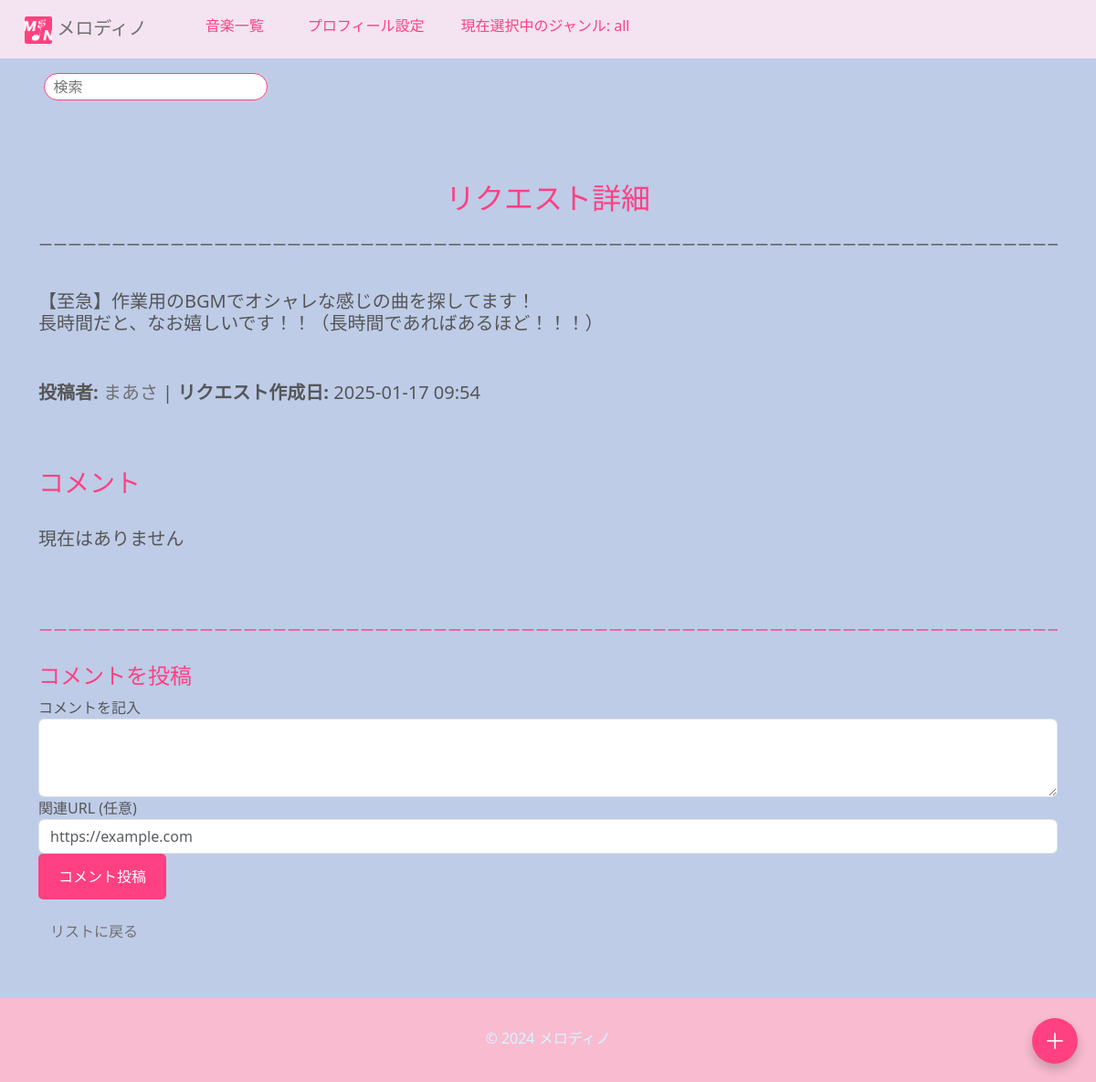
/requests/13/ (signed in), run on the app's committed database.
### ongaku/models.py (models this page shows, shortened)
class Request(models.Model):
    title = models.CharField(max_length=100, default="タイトルを記入してください", verbose_name="タイトル")
    user = models.ForeignKey(User, on_delete=models.CASCADE, verbose_name="ユーザー")  # リクエストをしたユーザー
    description = models.TextField(verbose_name="詳細")
    created_at = models.DateTimeField(default=timezone.now, verbose_name="作成日時")
    text = models.TextField(max_length=100, verbose_name="テキスト")

class UserProfile(models.Model):
    user = models.OneToOneField(User, on_delete=models.CASCADE, verbose_name="ユーザー")
    songs = models.ManyToManyField(Ongaku, verbose_name="作った曲")  # ユーザーが作成した曲の関連
    display_name = models.CharField(max_length=100, unique=True, blank=True, null=True, verbose_name="表示名")
    bio = models.TextField(blank=True, null=True, verbose_name="自己紹介文")  # 自己紹介
    profile_picture = models.ImageField(upload_to='profile_pictures/', blank=True, null=True, verbose_name="アイコン")
    youtube_url = models.URLField(blank=True, null=True, verbose_name="YouTube")  # YouTube URL
    twitter_url = models.URLField(blank=True, null=True, verbose_name="x(Twitter)")  # Twitter URL

### ongaku/views.py (the view)
# urls.py: path('requests/<int:request_id>/', views.request_detail, name='request_detail'),
@login_required
def request_detail(request, request_id):
    req = get_object_or_404(Request, id=request_id)
    comments = req.comments.all()  # このリクエストに関連するコメントを取得
    if request.method == 'POST':
        form = CommentForm(request.POST)
        if form.is_valid():
            new_comment = form.save(commit=False)
            new_comment.request = req  # コメントをリクエストに紐づける
            new_comment.user = request.user  # コメントの投稿者を現在のユーザーに設定
            new_comment.save()
            return redirect('request_detail', request_id=req.id)  # コメント投稿後にリクエスト詳細ページにリダイレクト
    else:
        form = CommentForm()
    return render(request, 'ongaku/request_detail.html', {
        'request': req,  # テンプレート変数名を修正
        'comments': comments,
        'form': form,
    })

### ongaku/forms.py
class CommentForm(forms.ModelForm):
    class Meta:
        model = Comment
        fields = ['text', 'url']
        widgets = {
            'text': forms.Textarea(attrs={'rows': 3, 'placeholder': 'コメントを入力...'}),
        }
        text = forms.CharField(widget=forms.Textarea(attrs={'placeholder': 'コメントを入力してください...'}))

### ongaku/templates/ongaku/request_detail.html (shortened to what this page needs)
{% extends 'base.html' %}
{% block content %}
<div class="container mt-5">
    <h2 style="text-align: center;">リクエスト詳細</h2>
    <div style="margin-top: -20px;">
        <p class="responsive-line">ーーーーーーーーーーーーーーーーーーーーーーーーーーーーーーーーーーーーーーーーーーーーーーーーーーーーーーーーーーーーーーーーーーーーーーーーーーーーーーーーーーーーーーーーーーーーーーーーーーーーーーーーーーーーーーーーーーーーーーーーーーーーーーーーーーーーーーーーーーーーーーーーーーーーーーーー</p>
    </div>
    <h5 style="white-space: pre-line; margin-top: 40px;">
        <div style="margin-top: -50px;">
            {{ request.text }}
        </div>
    </h5>
    <p><br></p>
    <h5 style="margin-top: -20px;"><strong>投稿者:</strong>
        <a href="{% url 'profile' request.user.pk %}">
            {% if request.user.userprofile.display_name == None %}
                {{ request.user.userprofile.display_name|default:"匿名" }}{{ request.user.id }}
            {% else %}
                {{ request.user.userprofile.display_name|default:"匿名" }}
            {% endif %}
        </a> | <strong>リクエスト作成日:</strong> {{ request.created_at|date:"Y-m-d H:i" }}
    </h5>
    <h3 style="margin-top: 70px;">コメント</h3>
    <ul class="list-group">
        {% for comment in comments %}
            <li class="list-group-item" style="margin-left: -40px;">
                <strong>コメントしたユーザー:
                    <a href="{% url 'profile' comment.user.pk %}">
                    {% if comment.user.userprofile.profile_picture %}
                        <img src="{{ comment.user.userprofile.profile_picture.url }}" alt="プロフィール画像" class="profile-picture">
                    {% endif %}
                    {% if comment.user.userprofile.display_name == None %}
                        {{ comment.user.userprofile.display_name|default:"匿名" }}{{ comment.user.id }}
                    {% else %}
                        {{ comment.user.userprofile.display_name|default:"匿名" }}
                    {% endif %}</a>
                </strong>
                <h5 style="word-wrap: break-word; word-break: break-word; white-space: normal; white-space: pre-line; margin-top: 10px;">{{ comment.text }}<br>
                    {% if comment.url %}
                        <p style="font-size: 0.8em; margin-top: -20px;">関連リンク: <a href="{{ comment.url }}" target="_blank" style="word-wrap: break-word; word-break: break-word; white-space: normal; transition: color 0.3s ease, text-decoration 0.3s ease; max-width: 100%;">{{ comment.url }}</a></p>
                    {% endif %}
                </h5>
                <p class="text-muted" style="margin-top: -50px;">コメント作成日: {{ comment.created_at|date:"Y-m-d H:i" }}</p>
                {% if comment.user == user %}
                    <a class="btn p-1" href="{% url 'delete_comment' comment.id %}" style="margin-left: -5px; margin-top: -15px;">コメントを削除</a>
                {% endif %}
            </li>
        {% empty %}
            <h5 style="margin-left: -40px;"><br>現在はありません<br><br><br></h5>
        {% endfor %}
    </ul>
    <div style="margin-top: -20px; color: #ff4081;">
        <p class="responsive-line">ーーーーーーーーーーーーーーーーーーーーーーーーーーーーーーーーーーーーーーーーーーーーーーーーーーーーーーーーーーーーーーーーーーーーーーーーーーーーーーーーーーーーーーーーーーーーーーーーーーーーーーーーーーーーーーーーーーーーーーーーーーーーーーーーーーーーーーーーーーーーーーーーーーーーーーーー</p>
    </div>
    <h4 class="mt-4">コメントを投稿</h4>
    <form method="POST">
        <div class="form-group">
            <label for="id_text">コメントを記入</label>
            <textarea class="form-control" name="text" id="id_text" rows="3"></textarea>
        </div>
        <div class="form-group">
            <label for="id_url">関連URL (任意)</label>
            <input type="url" class="form-control" name="url" id="id_url" placeholder="https://example.com">
        </div>
        <button type="submit" style="width: 140px; height: 50px;" class="hover-button">コメント投稿</button>
    </form>
    <a href="{% url 'request_view' %}" class="btn mt-3">リストに戻る</a>
</div>
{% endblock %}

### ongaku/static/ongaku/css/style.css (style rules this page uses)
a { text-decoration: none; }

### templates/base.html (style rules this page uses)
body { background-color: #becce8; color: #565656; transition: background-color 0.5s, color 0.5s; }
button { background-color: #ff2583; color: #f4f4f4; border: none; padding: 10px 30px; border-radius: 5px; }
a { color: rgb(112, 112, 112) !important; }
h1, h2, h3, h4, .h5 { color: #ff4081; }
.hover-button { background-color: #ff4081; color: white; padding: 5px 10px; border: none; cursor: pointer; font-size: 16px; transition: background-color 0.3s ease; }

### ongaku/templates/ongaku/request_detail.html (style rules this page uses)
.responsive-line { margin-top: 40px; width: 100%; white-space: nowrap; overflow: hidden; }

### data on the page
Request: text "【至急】作業用のBGMでオシャレな感じの曲を探してます！ 長時間だと、なお嬉しいです！！（長時間であればあるほど！！！）", user.userprofile.display_name "まあさ", created_at "2025-01-17 09:54"
